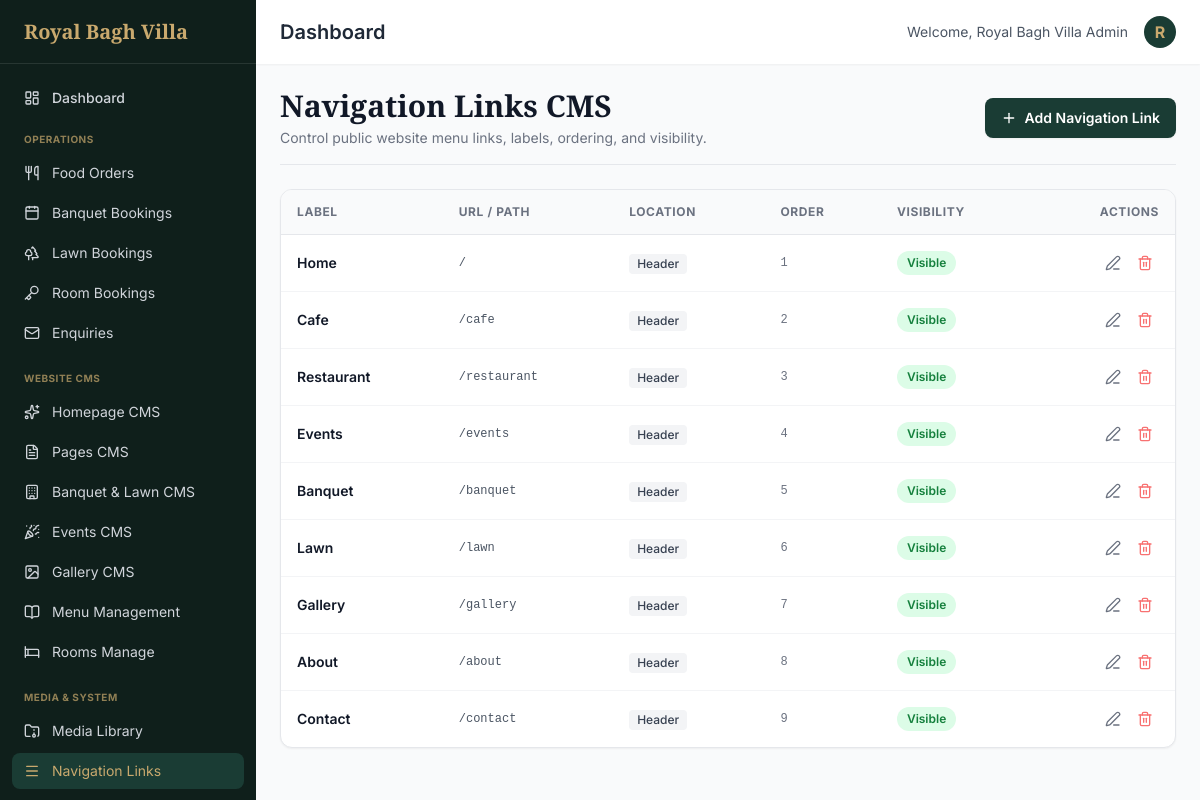
Screenshot of /admin/cms/navigation (signed in) with the database file from the repository.
### models/user.py (models this page shows, shortened)
class Admin(UserMixin, db.Model):
    __tablename__ = "admins"
    id = db.Column(db.Integer, primary_key=True)
    username = db.Column(db.String(80), unique=True, nullable=False)
    password_hash = db.Column(db.String(255), nullable=False)
    name = db.Column(db.String(120), nullable=False)
    role = db.Column(db.String(20), default="admin")  # admin, manager, staff
    is_active_user = db.Column(db.Boolean, default=True)
    created_at = db.Column(db.DateTime, default=lambda: datetime.now(timezone.utc))
    @property
    def is_active(self):
        return self.is_active_user

### models/cms.py (models this page shows, shortened)
class NavigationItem(db.Model):
    __tablename__ = 'navigation_items'
    id = db.Column(db.Integer, primary_key=True)
    label = db.Column(db.String(100), nullable=False)
    url = db.Column(db.String(200), nullable=False)
    location = db.Column(db.String(20), default='header')  # 'header', 'footer', 'both'
    display_order = db.Column(db.Integer, default=0)
    is_visible = db.Column(db.Boolean, default=True)
    is_external = db.Column(db.Boolean, default=False)
    target = db.Column(db.String(20), default='_self')
    def to_dict(self):
        return {
            'id': self.id,
            'label': self.label,
            'url': self.url,
            'location': self.location,
            'display_order': self.display_order,
            'is_visible': self.is_visible,
            'is_external': self.is_external,
            'target': self.target
        }

### routes/admin.py (the view)
@admin_bp.route('/cms/navigation')
@login_required
def cms_navigation():
    nav_items = NavigationItem.query.order_by(NavigationItem.display_order).all()
    return render_template('admin/cms_navigation.html', nav_items=nav_items)

### models/cms.py (called while the page is built)
    @classmethod
    def get_value(cls, page, key, default=''):
        item = cls.query.filter_by(page=page, key=key).first()
        if item and item.value is not None and item.value != '':
            return item.value
        return default

### models/contact.py (called while the page is built)
    @staticmethod
    def get(key, default=""):
        setting = BusinessSetting.query.filter_by(key=key).first()
        return setting.value if setting else default

### templates/admin/cms_navigation.html (shortened to what this page needs)
{% extends "admin/base_admin.html" %}
{% block content %}
<div class="space-y-6 max-w-5xl mx-auto pb-12">
    <div class="flex flex-col sm:flex-row sm:items-center justify-between gap-4 border-b border-gray-200 pb-4">
        <div>
            <h1 class="font-serif text-2xl sm:text-3xl text-gray-900 font-bold">Navigation Links CMS</h1>
            <p class="text-sm text-gray-500 mt-1">Control public website menu links, labels, ordering, and visibility.</p>
        </div>
        <button onclick="openNavModal()" class="inline-flex items-center px-4 py-2.5 bg-brand-primary hover:bg-brand-secondary text-white text-sm font-semibold rounded-lg shadow-sm transition-colors">
            <i data-lucide="plus" class="w-4 h-4 mr-2"></i> Add Navigation Link
        </button>
    </div>
    <div class="bg-white rounded-xl border border-gray-200 shadow-sm overflow-hidden">
        <div class="overflow-x-auto">
            <table class="w-full text-left text-sm">
                <thead class="bg-gray-50 border-b border-gray-200 text-xs font-semibold text-gray-500 uppercase tracking-wider">
                    <tr>
                        <th class="py-3.5 px-4">Label</th>
                        <th class="py-3.5 px-4">URL / Path</th>
                        <th class="py-3.5 px-4">Location</th>
                        <th class="py-3.5 px-4">Order</th>
                        <th class="py-3.5 px-4">Visibility</th>
                        <th class="py-3.5 px-4 text-right">Actions</th>
                    </tr>
                </thead>
                <tbody class="divide-y divide-gray-100">
                    {% for nav in nav_items %}
                    <tr class="hover:bg-gray-50/80 transition-colors">
                        <td class="py-3.5 px-4 font-semibold text-gray-900">
                            {{ nav.label }}
                        </td>
                        <td class="py-3.5 px-4 text-gray-600 font-mono text-xs">
                            {{ nav.url }}
                        </td>
                        <td class="py-3.5 px-4">
                            <span class="inline-flex items-center px-2 py-0.5 rounded text-xs font-medium capitalize bg-gray-100 text-gray-700">
                                {{ nav.location }}
                            </span>
                        </td>
                        <td class="py-3.5 px-4 text-gray-500 font-mono text-xs">
                            {{ nav.display_order }}
                        </td>
                        <td class="py-3.5 px-4">
                            <form action="{{ url_for('admin_bp.toggle_nav_item', nav_id=nav.id) }}" method="POST" class="inline">
                                <button type="submit" class="inline-flex items-center px-2.5 py-1 rounded-full text-xs font-semibold {% if nav.is_visible %}bg-green-100 text-green-700 hover:bg-green-200{% else %}bg-gray-100 text-gray-500 hover:bg-gray-200{% endif %}">
                                    {{ 'Visible' if nav.is_visible else 'Hidden' }}
                                </button>
                            </form>
                        </td>
                        <td class="py-3.5 px-4 text-right whitespace-nowrap">
                            <button type="button" onclick='editNav({{ nav.to_dict()|tojson|safe }})' class="p-1.5 text-gray-500 hover:text-brand-primary rounded-md transition-colors" title="Edit">
                                <i data-lucide="edit-3" class="w-4 h-4"></i>
                            </button>
                            <form action="{{ url_for('admin_bp.delete_nav_item', nav_id=nav.id) }}" method="POST" class="inline" onsubmit="return confirm('Delete navigation link {{ nav.label }}?');">
                                <button type="submit" class="p-1.5 text-red-400 hover:text-red-600 rounded-md transition-colors" title="Delete">
                                    <i data-lucide="trash-2" class="w-4 h-4"></i>
                                </button>
                            </form>
                        </td>
                    </tr>
                    {% endfor %}
                </tbody>
            </table>
        </div>
    </div>
</div>
{% endblock %}

### templates/admin/base_admin.html (shortened to what this page needs)
<!DOCTYPE html>
<html lang="en">
<head>
    <script src="https://cdn.tailwindcss.com"></script>
    <link href="https://unpkg.com/aos@2.3.1/dist/aos.css" rel="stylesheet">
    <link rel="stylesheet" href="{{ url_for('static', filename='css/style.css') }}">
</head>
<body class="bg-gray-50 text-brand-text font-sans flex h-screen overflow-hidden">
    <aside id="sidebar" class="bg-brand-dark text-white w-64 flex-shrink-0 flex flex-col transition-all duration-300 md:relative absolute z-20 h-full -translate-x-full md:translate-x-0">
        <div class="h-16 flex items-center px-6 border-b border-white/10 shrink-0">
            <span class="font-serif text-xl text-brand-gold font-semibold truncate">Royal Bagh Villa</span>
        </div>
        <div class="flex-1 overflow-y-auto py-4 px-3 space-y-1">
            <a href="{{ url_for('admin_bp.dashboard') }}" class="flex items-center px-3 py-2 rounded-lg text-sm font-medium transition-colors {% if request.endpoint == 'admin_bp.dashboard' %}bg-brand-primary text-brand-gold{% else %}hover:bg-white/5 text-gray-300{% endif %}">
                <i data-lucide="layout-dashboard" class="w-4 h-4 mr-3"></i>
                Dashboard
            </a>
            <div class="pt-3 pb-1 px-3 text-[10px] font-bold uppercase tracking-wider text-[#c9a96e]/70">Operations</div>
            <a href="{{ url_for('admin_bp.orders') }}" class="flex items-center px-3 py-2 rounded-lg text-sm transition-colors {% if request.endpoint == 'admin_bp.orders' %}bg-brand-primary text-brand-gold{% else %}hover:bg-white/5 text-gray-300{% endif %}">
                <i data-lucide="utensils" class="w-4 h-4 mr-3"></i>
                Food Orders
            </a>
            <a href="{{ url_for('admin_bp.banquet_bookings') }}" class="flex items-center px-3 py-2 rounded-lg text-sm transition-colors {% if request.endpoint == 'admin_bp.banquet_bookings' %}bg-brand-primary text-brand-gold{% else %}hover:bg-white/5 text-gray-300{% endif %}">
                <i data-lucide="calendar" class="w-4 h-4 mr-3"></i>
                Banquet Bookings
            </a>
            <a href="{{ url_for('admin_bp.lawn_bookings') }}" class="flex items-center px-3 py-2 rounded-lg text-sm transition-colors {% if request.endpoint == 'admin_bp.lawn_bookings' %}bg-brand-primary text-brand-gold{% else %}hover:bg-white/5 text-gray-300{% endif %}">
                <i data-lucide="trees" class="w-4 h-4 mr-3"></i>
                Lawn Bookings
            </a>
            <a href="{{ url_for('admin_bp.room_bookings') }}" class="flex items-center px-3 py-2 rounded-lg text-sm transition-colors {% if request.endpoint == 'admin_bp.room_bookings' %}bg-brand-primary text-brand-gold{% else %}hover:bg-white/5 text-gray-300{% endif %}">
                <i data-lucide="key" class="w-4 h-4 mr-3"></i>
                Room Bookings
            </a>
            <a href="{{ url_for('admin_bp.enquiries') }}" class="flex items-center px-3 py-2 rounded-lg text-sm transition-colors {% if request.endpoint == 'admin_bp.enquiries' %}bg-brand-primary text-brand-gold{% else %}hover:bg-white/5 text-gray-300{% endif %}">
                <i data-lucide="mail" class="w-4 h-4 mr-3"></i>
                Enquiries
            </a>
            <div class="pt-4 pb-1 px-3 text-[10px] font-bold uppercase tracking-wider text-[#c9a96e]/70">Website CMS</div>
            <a href="{{ url_for('admin_bp.cms_home') }}" class="flex items-center px-3 py-2 rounded-lg text-sm transition-colors {% if request.endpoint == 'admin_bp.cms_home' %}bg-brand-primary text-brand-gold{% else %}hover:bg-white/5 text-gray-300{% endif %}">
                <i data-lucide="sparkles" class="w-4 h-4 mr-3"></i>
                Homepage CMS
            </a>
            <a href="{{ url_for('admin_bp.cms_pages') }}" class="flex items-center px-3 py-2 rounded-lg text-sm transition-colors {% if request.endpoint == 'admin_bp.cms_pages' %}bg-brand-primary text-brand-gold{% else %}hover:bg-white/5 text-gray-300{% endif %}">
                <i data-lucide="file-text" class="w-4 h-4 mr-3"></i>
                Pages CMS
            </a>
            <a href="{{ url_for('admin_bp.cms_venues') }}" class="flex items-center px-3 py-2 rounded-lg text-sm transition-colors {% if request.endpoint == 'admin_bp.cms_venues' %}bg-brand-primary text-brand-gold{% else %}hover:bg-white/5 text-gray-300{% endif %}">
                <i data-lucide="building" class="w-4 h-4 mr-3"></i>
                Banquet & Lawn CMS
            </a>
            <a href="{{ url_for('admin_bp.cms_events') }}" class="flex items-center px-3 py-2 rounded-lg text-sm transition-colors {% if request.endpoint == 'admin_bp.cms_events' %}bg-brand-primary text-brand-gold{% else %}hover:bg-white/5 text-gray-300{% endif %}">
                <i data-lucide="party-popper" class="w-4 h-4 mr-3"></i>
                Events CMS
            </a>
            <a href="{{ url_for('admin_bp.cms_gallery') }}" class="flex items-center px-3 py-2 rounded-lg text-sm transition-colors {% if request.endpoint == 'admin_bp.cms_gallery' %}bg-brand-primary text-brand-gold{% else %}hover:bg-white/5 text-gray-300{% endif %}">
                <i data-lucide="image" class="w-4 h-4 mr-3"></i>
                Gallery CMS
            </a>
            <a href="{{ url_for('admin_bp.menu') }}" class="flex items-center px-3 py-2 rounded-lg text-sm transition-colors {% if request.endpoint == 'admin_bp.menu' %}bg-brand-primary text-brand-gold{% else %}hover:bg-white/5 text-gray-300{% endif %}">
                <i data-lucide="book-open" class="w-4 h-4 mr-3"></i>
                Menu Management
            </a>
            <a href="{{ url_for('admin_bp.rooms_manage') }}" class="flex items-center px-3 py-2 rounded-lg text-sm transition-colors {% if request.endpoint == 'admin_bp.rooms_manage' %}bg-brand-primary text-brand-gold{% else %}hover:bg-white/5 text-gray-300{% endif %}">
                <i data-lucide="bed" class="w-4 h-4 mr-3"></i>
                Rooms Manage
            </a>
            <div class="pt-4 pb-1 px-3 text-[10px] font-bold uppercase tracking-wider text-[#c9a96e]/70">Media & System</div>
            <a href="{{ url_for('admin_bp.media_library') }}" class="flex items-center px-3 py-2 rounded-lg text-sm transition-colors {% if request.endpoint == 'admin_bp.media_library' %}bg-brand-primary text-brand-gold{% else %}hover:bg-white/5 text-gray-300{% endif %}">
                <i data-lucide="folder-archive" class="w-4 h-4 mr-3"></i>
                Media Library
            </a>
            <a href="{{ url_for('admin_bp.cms_navigation') }}" class="flex items-center px-3 py-2 rounded-lg text-sm transition-colors {% if request.endpoint == 'admin_bp.cms_navigation' %}bg-brand-primary text-brand-gold{% else %}hover:bg-white/5 text-gray-300{% endif %}">
                <i data-lucide="menu" class="w-4 h-4 mr-3"></i>
                Navigation Links
            </a>
            <a href="{{ url_for('admin_bp.settings_view') }}" class="flex items-center px-3 py-2 rounded-lg text-sm transition-colors {% if request.endpoint == 'admin_bp.settings_view' %}bg-brand-primary text-brand-gold{% else %}hover:bg-white/5 text-gray-300{% endif %}">
            </a>
        </div>
    </aside>
    <div class="flex-1 flex flex-col h-full overflow-hidden">
        <header class="h-16 bg-white shadow-sm flex items-center justify-between px-4 sm:px-6 z-10 shrink-0">
            <div class="flex items-center">
                <h1 class="text-xl font-semibold text-gray-800">{% block page_title %}Dashboard{% endblock %}</h1>
            </div>
            <div class="flex items-center gap-4">
                <span class="text-sm text-gray-600 hidden sm:block">Welcome, {{ current_user.name if current_user.is_authenticated else 'Admin' }}</span>
                <div class="h-8 w-8 rounded-full bg-brand-primary text-brand-gold flex items-center justify-center font-bold">
                    {{ current_user.name[0] if current_user.is_authenticated else 'A' }}
                </div>
            </div>
        </header>
        <main class="flex-1 overflow-y-auto p-4 sm:p-6 bg-gray-50">
            {% block content %}{% endblock %}
        </main>
    </div>
</body>
</html>

### static/css/style.css (style rules this page uses)
:root { --primary: #1a3c34; --primary-light: #2d5c4f; --primary-dark: #0f1f1b; --accent: #c9a96e; --accent-light: #d4bc8b; --accent-dark: #b8944f; --cream: #faf8f4; --cream-dark: #f0ebe0; --charcoal: #2d2d2d; --gray: #6b7280; --white: #ffffff; --danger: #dc2626; --success: #16a34a; }
html { scroll-behavior: smooth; }
body { font-family: 'Inter', sans-serif; background-color: var(--cream); color: var(--charcoal); line-height: 1.6; }

### rows the page displays
Admin: is_active_user+name "Royal Bagh Villa Admin", is_active_user+name "R"
NavigationItem: label "Home", url "/", location "Header", display_order "1", is_visible "Visible"
NavigationItem: label "Cafe", url "/cafe", location "Header", display_order "2", is_visible "Visible"
NavigationItem: label "Restaurant", url "/restaurant", location "Header", display_order "3", is_visible "Visible"
NavigationItem: label "Events", url "/events", location "Header", display_order "4", is_visible "Visible"
NavigationItem: label "Banquet", url "/banquet", location "Header", display_order "5", is_visible "Visible"
NavigationItem: label "Lawn", url "/lawn", location "Header", display_order "6", is_visible "Visible"
NavigationItem: label "Gallery", url "/gallery", location "Header", display_order "7", is_visible "Visible"
NavigationItem: label "About", url "/about", location "Header", display_order "8", is_visible "Visible"
NavigationItem: label "Contact", url "/contact", location "Header", display_order "9", is_visible "Visible"
